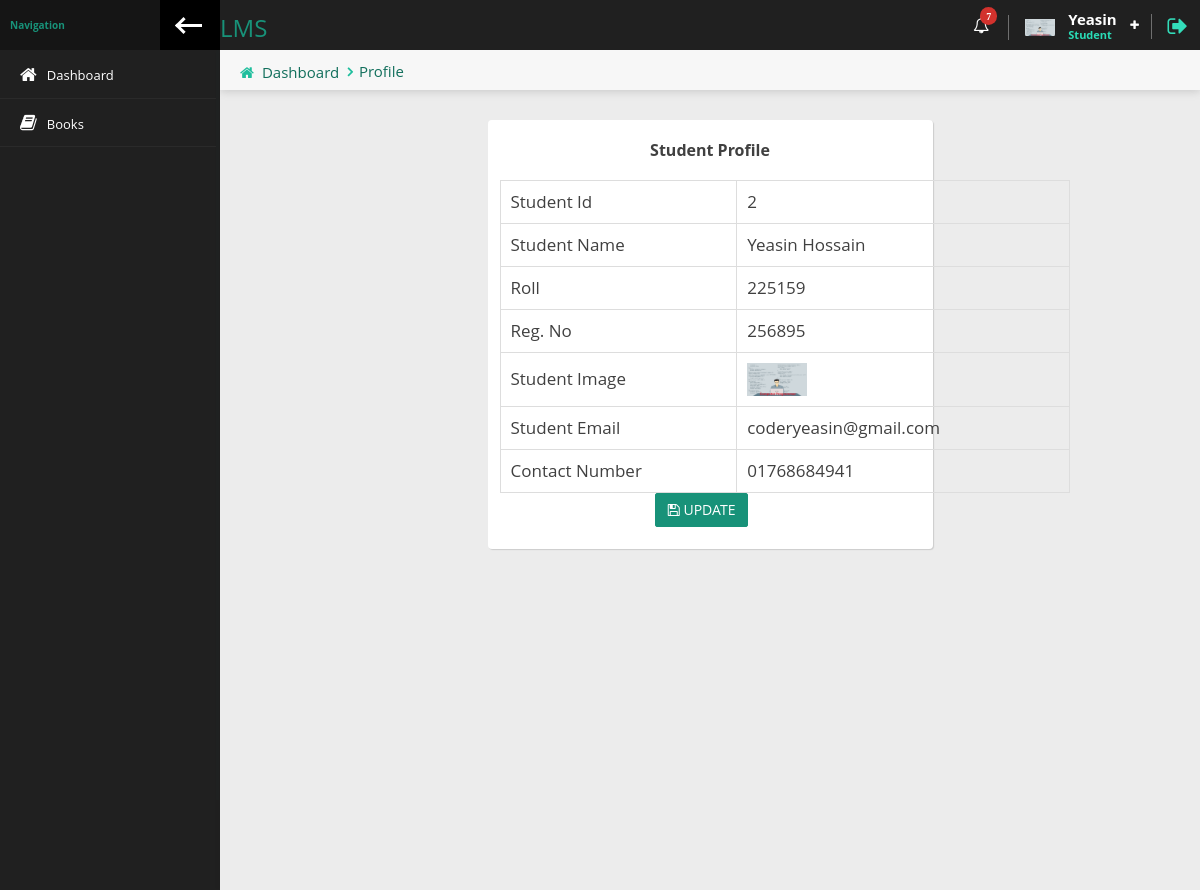
/student/profile.php (signed in), run on the app's committed database.
### tables this page shows
CREATE TABLE `students` (
  `id` int(5) NOT NULL,
  `fname` varchar(50) NOT NULL,
  `lname` varchar(50) NOT NULL,
  `roll` int(6) NOT NULL,
  `reg` int(6) NOT NULL,
  `email` varchar(50) NOT NULL,
  `username` varchar(50) NOT NULL,
  `password` varchar(100) NOT NULL,
  `status` tinyint(1) NOT NULL,
  `phone` varchar(20) NOT NULL,
  `image` varchar(50) DEFAULT NULL,
  `datetime` timestamp NOT NULL DEFAULT current_timestamp()
);

### student/profile.php (the view, shortened to what this page needs)
<?php session_start();
   require_once('header.php');
    $login_data = $_SESSION['std_id'];
    $result = mysqli_query($con, "SELECT * FROM students WHERE id='$login_data'");
    $result_stu = mysqli_fetch_assoc($result);
?>
<div class="content-header">
    <div class="leftside-content-header">
        <ul class="breadcrumbs">
            <li><i class="fa fa-home" aria-hidden="true"></i><a href="#">Dashboard</a></li>
            <li><i class="fa fa-profile" aria-hidden="true"></i><a href="javascript:avoid(0)">Profile</a></li>
        </ul>
    </div>
</div>
<div class="row animated fadeInUp">
    <div class="col-sm-6 col-sm-offset-3">
    <div class="panel">
        <div class="panel-content">
            <div class="row">
                <div class="col-md-12">
                        <h5 class="mb-lg text-center text-bold pb-2">Student Profile</h5>
                            <table class=" table-bordered">
                                <tr>
                                    <td>Student Id</td>
                                    <td><?= $result_stu['id'];?></td>
                                </tr>
                                <tr>
                                    <td>Student Name</td>
                                    <td><?= $result_stu['fname']. ' '.$result_stu['lname']; ?></td>
                                </tr>
                                <tr>
                                    <td> Roll</td>
                                    <td><?= $result_stu['roll'] ?></td>
                                </tr>
                                <tr>
                                    <td> Reg. No</td>
                                    <td><?= $result_stu['reg'];?></td>
                                </tr>
                                <tr>
                                    <td>Student Image</td>
                                    <td>
                                       <?php
                                            if($result_stu['image']){ ?>
                                                <img width="60" src="../images/students/<?= $result_stu['image'];?>" alt="student">
                                            <?php }else{ ?>
                                                <img width="60" src="../images/students/avatar.png" alt="avatar">
                                             <?php  } ?>
                                    </td>
                                </tr>
                                <tr>
                                    <td>Student Email</td>
                                    <td><?= $result_stu['email'];?></td>
                                </tr>
                                <tr>
                                    <td>Contact Number</td>
                                    <td><?= $result_stu['phone'];?></td>
                                </tr>
                            </table>
                         <div class="form-group">
                            <div class="col-sm-offset-4 col-sm-10">
                                <a href="profile-update.php"  class="btn btn-primary"><i class="fa fa-save"></i> UPDATE</a>
                            </div>
                        </div>
                </div>
            </div>
        </div>
    </div>
</div>
</div>
<?php require_once('footer.php');?>

### student/header.php (shortened to what this page needs)
<?php session_start();
    require_once('../config.php');
    $page =  explode('/',$_SERVER['PHP_SELF']);
     $page = $page[count($page ) - 1 ];
    $std_login =  $_SESSION['std_id'];
    $data = mysqli_query($con, "SELECT * FROM `students` WHERE `id` = '$std_login'");
   $result_data =  mysqli_fetch_assoc($data);
?>
<!doctype html>
<html lang="en" class="fixed left-sidebar-top">
<head>
    <link href="../assets/vendor/pace/pace-theme-minimal.css" rel="stylesheet" />
    <link rel="stylesheet" href="../assets/vendor/bootstrap/css/bootstrap.css">
    <link rel="stylesheet" href="../assets/vendor/font-awesome/css/font-awesome.css">
    <link rel="stylesheet" href="../assets/vendor/animate.css/animate.css">
    <link rel="stylesheet" href="../assets/vendor/data-table/media/css/dataTables.bootstrap.min.css">
    <link rel="stylesheet" href="../assets/stylesheets/css/style.css">
</head>
<body>
    <div class="wrap">
        <div class="page-header">
            <div class="leftside-header">
                <div class="logo">
                    <a href="index.php" class="on-click">
                       <h3>LMS</h3>
                    </a>
                </div>
            </div>
            <div class="rightside-header">
                <div class="header-section hidden-xs" id="notice-headerbox">
                    <div class="notice" id="alerts-notice">
                        <i class="fa fa-bell-o" aria-hidden="true"><span class="badge badge-xs badge-top-right x-danger">7</span></i>
                    </div>
                </div>
                <div class="header-section" id="user-headerbox">
                    <div class="user-header-wrap">
                        <div class="user-photo">
                        <?php
                            if($_SESSION['std_image']){ ?>
                                <img width="60" src="../images/students/<?= $_SESSION['std_image']; ?>" alt="student">
                            <?php }else{ ?>
                                <img width="60" src="../images/students/avatar.png" alt="avatar">
                                <?php  } ?>
                        </div>
                        <div class="user-info">
                            <span class="user-name"><?=ucwords( $result_data['fname']);?></span>
                            <span class="user-profile">Student</span>
                        </div>
                        <i class="fa fa-plus icon-open" aria-hidden="true"></i>
                    </div>
                </div>
                <div class="header-section">
                    <a href="logout.php" data-toggle="tooltip" data-placement="left" title="Logout"><i class="fa fa-sign-out log-out" aria-hidden="true"></i></a>
                </div>
            </div>
        </div>
        <div class="page-body">
            <div class="left-sidebar">
                <div class="left-sidebar-header">
                    <div class="left-sidebar-title">Navigation</div>
                    <div class="left-sidebar-toggle c-hamburger c-hamburger--htla hidden-xs" data-toggle-class="left-sidebar-collapsed" data-target="html">
                        <span></span>
                    </div>
                </div>
                <div id="left-nav" class="nano">
                    <div class="nano-content">
                        <nav>
                            <ul class="nav nav-left-lines" id="main-nav">
                                <li class="<?= $page == 'index.php' ? 'active-item' : ''?>"><a href="index.php"><i class="fa fa-home" aria-hidden="true"></i><span>Dashboard</span></a></li>
                                <li class="<?= $page == 'books.php' ? 'active-item' : ''?>"><a href="books.php"><i class="fa fa-book" aria-hidden="true"></i><span>Books</span></a></li>
                            </ul>
                        </nav>
                    </div>
                </div>
            </div>
            <div class="content">

### student/profile.php (style rules this page uses)
table { width:570px; }
table tr td { padding:10px; font-size:17px; }

### data on the page
students: fname "Yeasin", id "2", lname "Hossain", roll "225159", reg "256895", image (picture), email "coderyeasin@gmail.com", phone "01768684941"
